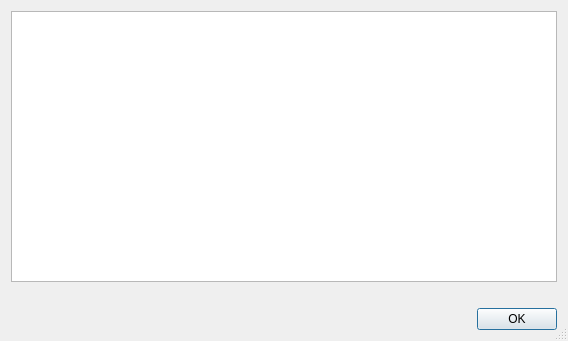
<?xml version="1.0" encoding="UTF-8"?>
<ui version="4.0">
 <class>ErrorListDialog</class>
 <widget class="QDialog" name="ErrorListDialog">
  <property name="windowModality">
   <enum>Qt::WindowModal</enum>
  </property>
  <property name="geometry">
   <rect>
    <x>0</x>
    <y>0</y>
    <width>568</width>
    <height>341</height>
   </rect>
  </property>
  <property name="windowTitle">
   <string>Dialog</string>
  </property>
  <property name="sizeGripEnabled">
   <bool>true</bool>
  </property>
  <property name="modal">
   <bool>true</bool>
  </property>
  <layout class="QVBoxLayout" name="verticalLayout_2">
   <item>
    <layout class="QVBoxLayout" name="verticalLayout" stretch="0,0,0">
     <property name="sizeConstraint">
      <enum>QLayout::SetNoConstraint</enum>
     </property>
     <property name="bottomMargin">
      <number>0</number>
     </property>
     <item>
      <widget class="QListWidget" name="errorList"/>
     </item>
     <item>
      <widget class="QLabel" name="fileInfoLabel">
       <property name="sizePolicy">
        <sizepolicy hsizetype="Expanding" vsizetype="Preferred">
         <horstretch>1</horstretch>
         <verstretch>0</verstretch>
        </sizepolicy>
       </property>
       <property name="text">
        <string/>
       </property>
       <property name="scaledContents">
        <bool>true</bool>
       </property>
       <property name="openExternalLinks">
        <bool>true</bool>
       </property>
      </widget>
     </item>
     <item>
      <layout class="QHBoxLayout" name="horizontalLayout" stretch="1,0">
       <property name="sizeConstraint">
        <enum>QLayout::SetMaximumSize</enum>
       </property>
       <item>
        <spacer name="horizontalSpacer">
         <property name="orientation">
          <enum>Qt::Horizontal</enum>
         </property>
         <property name="sizeHint" stdset="0">
          <size>
           <width>40</width>
           <height>20</height>
          </size>
         </property>
        </spacer>
       </item>
       <item>
        <widget class="QPushButton" name="okButton">
         <property name="text">
          <string>OK</string>
         </property>
         <property name="default">
          <bool>true</bool>
         </property>
        </widget>
       </item>
      </layout>
     </item>
    </layout>
   </item>
  </layout>
 </widget>
 <resources/>
 <connections/>
</ui>
